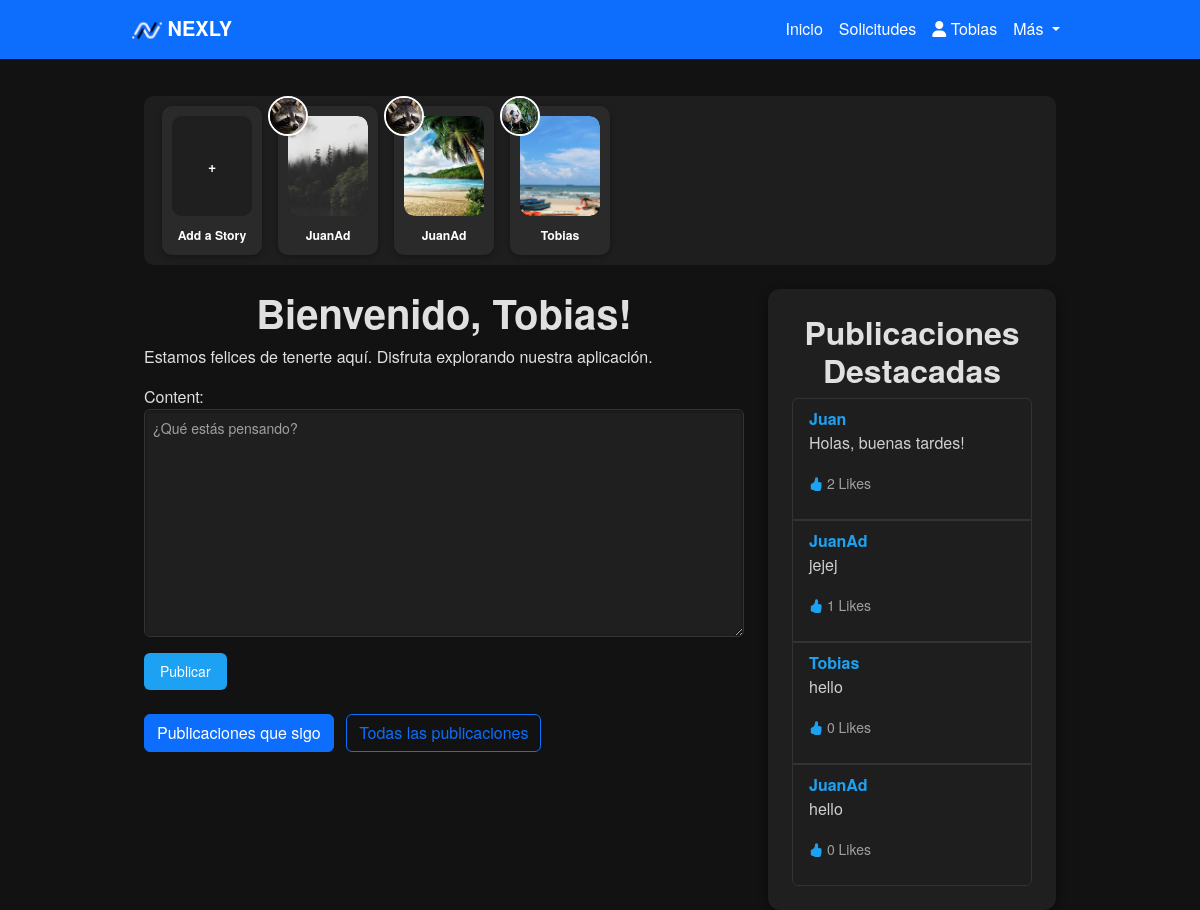
/?filter=following (signed in), run on the app's committed database.
### Nexly/models.py (models this page shows, shortened)
class User(AbstractBaseUser):
    iduser = models.AutoField(primary_key=True)
    nombre = models.CharField(max_length=255)
    correo = models.EmailField(unique=True)
    is_active = models.BooleanField(default=True)
    is_admin = models.BooleanField(default=False)
    profile_picture = models.ImageField(upload_to='profile_pictures/', null=True, blank=True)  # Campo para la imagen de perfil
    banner_picture = models.ImageField(upload_to='banner_pictures/', null=True, blank=True)  # Campo para la imagen de banner
    objects = UserManager()
    USERNAME_FIELD = 'correo'
    REQUIRED_FIELDS = ['nombre']

class Story(models.Model):
    user = models.ForeignKey(settings.AUTH_USER_MODEL, on_delete=models.CASCADE)
    image = models.ImageField(upload_to='stories/', null=True, blank=True)  # Campo para la imagen del story
    created_at = models.DateTimeField(auto_now_add=True)  # Fecha de creación

class Post(models.Model):
    user = models.ForeignKey(settings.AUTH_USER_MODEL, on_delete=models.CASCADE)
    content = models.TextField()
    created_at = models.DateTimeField(auto_now_add=True)
    original_post = models.ForeignKey('self', null=True, blank=True, on_delete=models.SET_NULL, related_name='reposts')

### Nexly/views.py (the view)
# urls.py: path('', nexly_view, name='nexly'),
@login_required
def nexly_view(request):
    if request.method == 'POST':
        if 'post_content' in request.POST:
            form = PostForm(request.POST)
            if form.is_valid():
                post = form.save(commit=False)
                post.user = request.user
                post.save()
                if request.headers.get('X-Requested-With') == 'XMLHttpRequest':
                    return JsonResponse({'status': 'success', 'post_id': post.id})
                return redirect('nexly')
        elif 'comment_content' in request.POST:
            post_id = request.POST.get('post_id')
            post = get_object_or_404(Post, id=post_id)
            form = CommentForm(request.POST)
            if form.is_valid():
                comment = form.save(commit=False)
                comment.user = request.user
                comment.post = post
                comment.save()
                if request.headers.get('X-Requested-With') == 'XMLHttpRequest':
                    return JsonResponse({'status': 'success', 'comment_id': comment.id})
                return redirect('nexly')
    elif request.method == 'GET':
        show_following_posts = request.GET.get('filter') == 'following'
        if show_following_posts:
            followed_users = FollowRequest.objects.filter(
                from_user=request.user, is_accepted=True).values_list('to_user_id', flat=True)
            posts = Post.objects.filter(user_id__in=followed_users).order_by('-created_at')
        else:
            posts = Post.objects.all().order_by('-created_at')
        top_posts = Post.objects.annotate(like_count=Count('like')).order_by('-like_count')[:5]
        stories = Story.objects.order_by('-created_at')[:10]  # Muestra las últimas 10 stories
        if request.headers.get('X-Requested-With') == 'XMLHttpRequest':
            return render(request, 'post_list.html', {'posts': posts})
        form = PostForm()
        comment_form = CommentForm()
        story_form = StoryForm()  # Añadido para pasar el formulario de historias al contexto
        return render(request, 'index.html', {
            'form': form,
            'comment_form': comment_form,
            'story_form': story_form,  # Pasar el formulario de historias
            'posts': posts,
            'show_following_posts': show_following_posts,
            'top_posts': top_posts,
            'stories': stories,
        })

### Nexly/forms.py
class PostForm(forms.ModelForm):
    class Meta:
        model = Post
        fields = ['content']
        widgets = {
            'content': forms.Textarea(attrs={'class': 'form-control', 'placeholder': '¿Qué estás pensando?'})
        }

class CommentForm(forms.ModelForm):
    class Meta:
        model = Comment
        fields = ['content']
        widgets = {
            'content': forms.TextInput(attrs={'class': 'form-control', 'placeholder': 'Escribe un comentario...'})
        }

### templates/index.html (shortened to what this page needs)
{% extends 'layoutUser.html' %}
{% load static %}
{% block content %}
<div class="container">
<div class="stories-section d-flex overflow-auto mb-4">
    <div class="story-card text-center mx-2" style="width: 100px; position: relative; cursor: pointer;" data-bs-toggle="modal" data-bs-target="#uploadStoryModal">
        <div class="story-image-wrapper mb-2" style="position: relative; z-index: 0;">
            <div class="story-image-placeholder" style="width: 80px; height: 100px; background-color: #1F1F1F; display: flex; justify-content: center; align-items: center; border-radius: 10px; color: #FFFFFF; font-size: 14px; font-weight: bold;">
                <span>+</span>
            </div>
        </div>
        <div class="story-author text-truncate" style="color: #FFFFFF;">
            <small>Add a Story</small>
        </div>
    </div>
    {% for story in stories %}
    <div class="story-card text-center mx-2" style="width: 100px; position: relative;">
        <div class="user-profile-picture"
            style="position: absolute; top: -10px; left: -10px; width: 40px; height: 40px; z-index: 1;">
            <img src="{{ story.user.profile_picture.url }}" alt="User Profile"
                style="width: 100%; height: 100%; border-radius: 50%; object-fit: cover; border: 2px solid white;">
        </div>
        <div class="story-image-wrapper mb-2" style="position: relative; z-index: 0;">
            <img src="{{ story.image.url }}" class="story-image" alt="Story Image"
                style="width: 80px; height: 100px; object-fit: cover;" data-bs-toggle="modal"
                data-bs-target="#storyModal"
                onclick="loadStoryDetails('{{ story.image.url }}', '{{ story.user.profile_picture.url }}', '{{ story.user.nombre }}', '{{ story.created_at|timesince }}')">
        </div>
        <div class="story-author text-truncate" style="color: #FFFFFF;">
            <small>{{ story.user.nombre }}</small>
        </div>
    </div>
    {% endfor %}
</div>
    <div class="row">
        <div class="col-lg-8">
            <div class="nexly-container">
                <h1>Bienvenido, {{ user.nombre }}!</h1>
                <p>Estamos felices de tenerte aquí. Disfruta explorando nuestra aplicación.</p>
                <form method="POST" class="post-form">
                    {{ form.as_p }}
                    <button type="submit" name="post_content" class="btn btn-primary">Publicar</button>
                </form><br>
                <div class="mb-4">
                    <a href="{% url 'nexly' %}?filter=following" class="btn btn-outline-primary me-2{% if show_following_posts %} active{% endif %}" role="button">
                        Publicaciones que sigo
                    </a>
                    <a href="{% url 'nexly' %}" class="btn btn-outline-primary{% if not show_following_posts %} active{% endif %}" role="button">
                        Todas las publicaciones
                    </a>
                </div>
            </div>
        </div>
<div class="col-lg-4">
    <div class="sidebar" style="background-color: #1F1F1F; padding: 1.5rem; border-radius: 12px; box-shadow: 0px 4px 10px rgba(0, 0, 0, 0.5);">
        <h2 style="color: #E0E0E0;">Publicaciones Destacadas</h2>
        {% if top_posts %}
            <ul class="list-group" style="background-color: #1E1E1E;">
                {% for post in top_posts %}
                    <li class="list-group-item" style="background-color: #1E1E1E; border: 1px solid #333; color: #D0D0D0;">
                        <strong><a href="{% url 'profile' post.user.nombre %}" style="color: #1DA1F2;">{{ post.user.nombre }}</a></strong>
                        <p>{{ post.content|truncatewords:20 }}</p>
                        <p><small style="color: #A0A0A0;">
                            <i class="bi bi-hand-thumbs-up-fill" style="color: #1DA1F2;"></i>
                            {{ post.like_set.count }} Likes
                        </small></p>
                    </li>
                {% endfor %}
            </ul>
        {% else %}
            <p style="color: #A0A0A0;">No hay publicaciones destacadas aún.</p>
        {% endif %}
    </div>
</div>
    </div>
</div>
{% endblock %}

### templates/layoutUser.html (shortened to what this page needs)
{% load static %}
<!DOCTYPE html>
<html lang="es">
<head>
    <link href="https://cdn.jsdelivr.net/npm/bootstrap@5.3.0-alpha1/dist/css/bootstrap.min.css" rel="stylesheet">
    <link rel="stylesheet" href="{% static 'css/styles.css' %}">
    <link rel="stylesheet" href="https://cdnjs.cloudflare.com/ajax/libs/font-awesome/6.0.0-beta3/css/all.min.css">
    <link href="https://cdn.jsdelivr.net/npm/bootstrap-icons/font/bootstrap-icons.css" rel="stylesheet">
</head>
<body>
    <nav class="navbar navbar-expand-lg navbar-dark bg-primary fixed-top">
        <div class="container">
            <a class="navbar-brand" href="#">
                <img src="{% static 'images/LogoNexly.ico' %}" alt="Logo Nexly" style="height: 30px;">
                <strong>NEXLY</strong>
            </a>
            <div class="collapse navbar-collapse" id="navbarNav">
                <ul class="navbar-nav ms-auto">
                    <li class="nav-item">
                        <a class="nav-link {% if request.path == '/' %}active{% endif %}" aria-current="page" href="{% url 'nexly' %}">
                        Inicio
                        </a>
                    </li>
                    <li class="nav-item">
                        <a class="nav-link" href="{% url 'follow_requests' %}">
                        Solicitudes
                        </a>
                    </li>
                    <li class="nav-item">
                        <a class="nav-link" href="{% url 'profile' user.nombre %}">
                            <i class="fas fa-user"></i> {{ user.nombre }}
                        </a>
                    </li>
                    <li class="nav-item dropdown">
                        <a class="nav-link dropdown-toggle" href="#" id="navbarDropdown" role="button" data-bs-toggle="dropdown" aria-expanded="false">
                            Más
                        </a>
                    </li>
                </ul>
            </div>
        </div>
    </nav>
    <div class="container mt-5 pt-5">
        {% block content %}{% endblock %}
    </div>
</body>
</html>

### static/css/styles.css (style rules this page uses)
body { background-color: #121212; color: #E0E0E0; font-family: 'Helvetica Neue', Helvetica, Arial, sans-serif; margin: 0; }
.navbar { background-color: #1E1E1E; }
.navbar-dark .navbar-nav .nav-link { color: #FFFFFF; }
.navbar-dark .navbar-brand { color: #FFFFFF; }
.container { max-width: 960px; }
h1, h2 { text-align: center; font-weight: bold; color: #E0E0E0; }
.btn-primary { background-color: #1DA1F2; border: none; }
form p { margin-bottom: 1rem; }
.form-control { background-color: #1F1F1F; color: #E0E0E0; border: 1px solid #333; padding: 0.5rem; border-radius: 6px; box-shadow: inset 0px 1px 3px rgba(0, 0, 0, 0.3); font-size: 0.875rem; transition: border-color 0.3s ease, box-shadow 0.3s ease; }
.form-control::placeholder { color: #A0A0A0; }
.btn-primary { background-color: #1DA1F2; border: none; color: white; padding: 0.5rem 1rem; font-size: 0.875rem; border-radius: 6px; cursor: pointer; transition: background-color 0.3s ease; }
a { color: #007bff; text-decoration: none; }
.stories-section { padding: 10px; background-color: #1E1E1E; border-radius: 10px; margin-bottom: 20px; }
.story-card { background-color: #2A2A2A; border-radius: 10px; padding: 10px; box-shadow: 0 2px 6px rgba(0, 0, 0, 0.3); margin-right: 10px; }
.story-image-wrapper { display: flex; justify-content: center; align-items: center; margin-bottom: 8px; border-radius: 10px; overflow: hidden; width: 80px; height: 100px; background-color: #1E1E1E; }
.story-author { font-size: 14px; font-weight: bold; color: #E0E0E0; text-align: center; }
.story-image { width: 100%; height: 100%; object-fit: cover; border-radius: 10px; }

### data on the page
User: nombre "Tobias"
Story: user.profile_picture (picture), image (picture), user.nombre "JuanAd"
Story: user.profile_picture (picture), image (picture), user.nombre "JuanAd"
Story: user.profile_picture (picture), image (picture), user.nombre "Tobias"
Post: user.nombre "Juan", content "Holas, buenas tardes!", like_set.count "2"
Post: user.nombre "JuanAd", content "jejej", like_set.count "1"
Post: user.nombre "Tobias", content "hello", like_set.count "0"
Post: user.nombre "JuanAd", content "hello", like_set.count "0"
